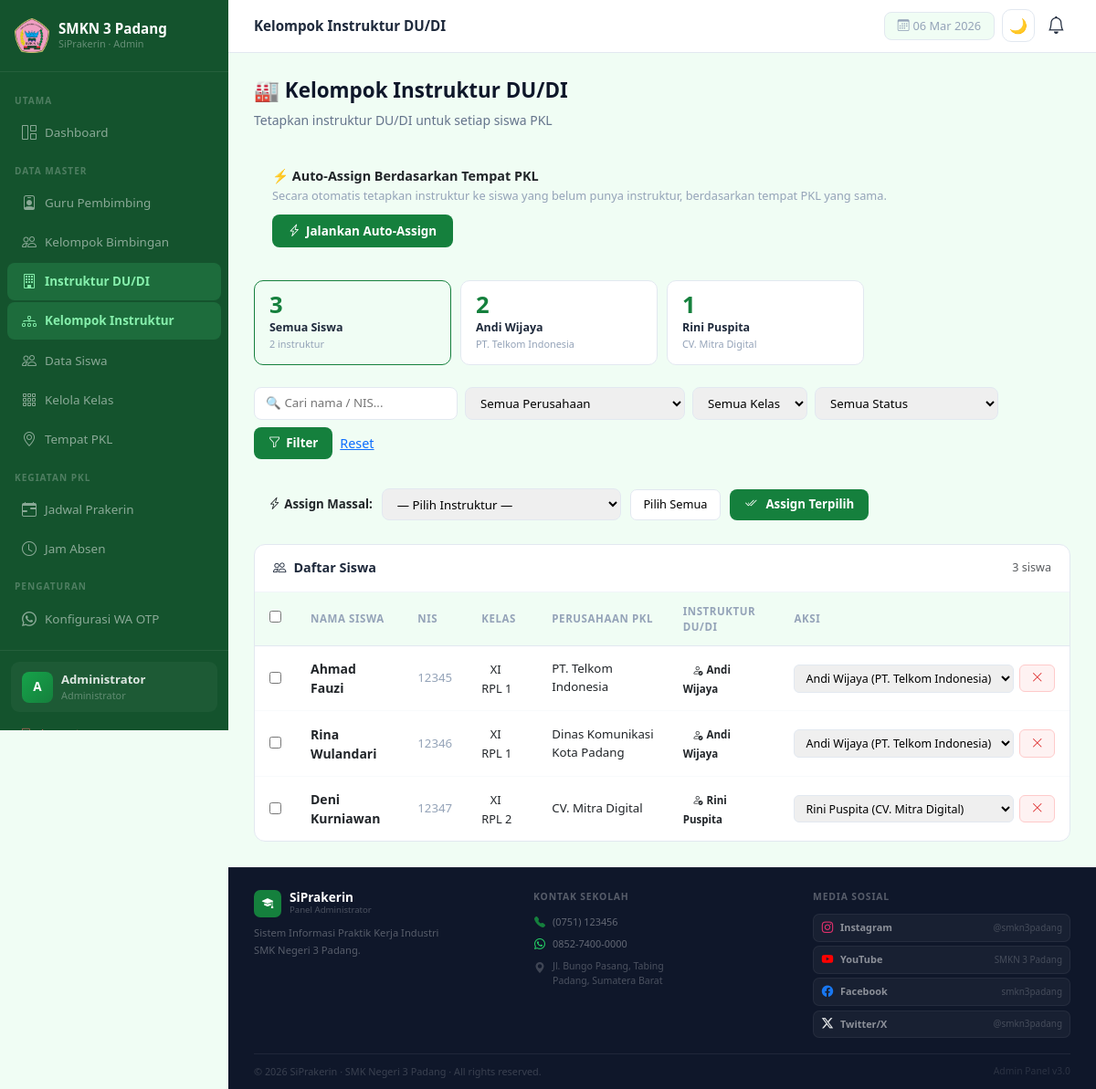
The app's page /admin/instruktur/kelompok_instruktur.php (signed in) with its own data.
### tables this page shows
CREATE TABLE IF NOT EXISTS `instruktur` (
  `id` int(11) NOT NULL AUTO_INCREMENT,
  `user_id` int(11) NOT NULL,
  `tempat_pkl_id` int(11) DEFAULT NULL,
  `jabatan` varchar(100) DEFAULT NULL,
  `no_hp` varchar(20) DEFAULT NULL,
  `alamat` text DEFAULT NULL,
  `jenis_kelamin` enum('pria','wanita') DEFAULT NULL,
  `tempat_lahir` varchar(100) DEFAULT NULL,
  `tanggal_lahir` date DEFAULT NULL,
  PRIMARY KEY (`id`),
  KEY `user_id` (`user_id`),
  KEY `tempat_pkl_id` (`tempat_pkl_id`),
  CONSTRAINT `instruktur_ibfk_1` FOREIGN KEY (`user_id`) REFERENCES `users` (`id`) ON DELETE CASCADE,
  CONSTRAINT `instruktur_ibfk_2` FOREIGN KEY (`tempat_pkl_id`) REFERENCES `tempat_pkl` (`id`) ON DELETE SET NULL
);

CREATE TABLE `users` (
  `id` int(11) NOT NULL AUTO_INCREMENT,
  `nama` varchar(100) NOT NULL,
  `username` varchar(50) NOT NULL,
  `password` varchar(255) NOT NULL,
  `role` enum('admin','siswa','guru') NOT NULL,
  `created_at` timestamp NOT NULL DEFAULT current_timestamp(),
  PRIMARY KEY (`id`),
  UNIQUE KEY `username` (`username`)
);

CREATE TABLE `tempat_pkl` (
  `id` int(11) NOT NULL AUTO_INCREMENT,
  `nama_tempat` varchar(150) NOT NULL,
  `alamat` text DEFAULT NULL,
  `pembimbing_lapangan` varchar(100) DEFAULT NULL,
  `no_hp` varchar(20) DEFAULT NULL,
  `kuota` int(11) DEFAULT 0,
  `created_at` timestamp NOT NULL DEFAULT current_timestamp(),
  PRIMARY KEY (`id`)
);

CREATE TABLE `siswa` (
  `id` int(11) NOT NULL AUTO_INCREMENT,
  `user_id` int(11) NOT NULL,
  `nis` varchar(20) NOT NULL,
  `nisn` varchar(20) DEFAULT NULL,
  `kelas` varchar(20) NOT NULL,
  `jurusan` varchar(50) DEFAULT NULL,
  `guru_id` int(11) DEFAULT NULL,
  `tempat_pkl_id` int(11) DEFAULT NULL,
   
  `jenis_kelamin` enum('pria','wanita') DEFAULT NULL,
  `tempat_lahir` varchar(100) DEFAULT NULL,
  `tanggal_lahir` date DEFAULT NULL,
  `alamat` text DEFAULT NULL,
  `no_hp` varchar(20) DEFAULT NULL,
  `email` varchar(100) DEFAULT NULL,
  `foto` varchar(255) DEFAULT NULL,
   
  `nama_ayah` varchar(100) DEFAULT NULL,
  `alamat_ortu` text DEFAULT NULL,
  `no_hp_ortu` varchar(20) DEFAULT NULL,
  PRIMARY KEY (`id`),
  KEY `user_id` (`user_id`),
  KEY `tempat_pkl_id` (`tempat_pkl_id`),
  KEY `guru_id` (`guru_id`),
  CONSTRAINT `siswa_ibfk_1` FOREIGN KEY (`user_id`)       REFERENCES `users` (`id`)      ON DELETE CASCADE,
  CONSTRAINT `siswa_ibfk_2` FOREIGN KEY (`tempat_pkl_id`) REFERENCES `tempat_pkl` (`id`) ON DELETE SET NULL,
  CONSTRAINT `siswa_ibfk_3` FOREIGN KEY (`guru_id`)       REFERENCES `guru` (`id`)       ON DELETE SET NULL
);

### admin/instruktur/kelompok_instruktur.php (the view, shortened to what this page needs)
<?php
require '../../config/database.php';
$filter_instr  = (int)($_GET['instr_id'] ?? 0);
$filter_tempat = (int)($_GET['tempat_id'] ?? 0);
$q_cari        = trim($_GET['cari'] ?? '');
$instr_list = [];
$res = mysqli_query($conn, "
    SELECT i.id, u.nama, tp.nama_tempat
    FROM instruktur i
    JOIN users u ON u.id = i.user_id
    LEFT JOIN tempat_pkl tp ON tp.id = i.tempat_pkl_id
    ORDER BY u.nama
");
while ($r = mysqli_fetch_assoc($res)) $instr_list[] = $r;
$stat_instr = [];
$res = mysqli_query($conn, "
    SELECT i.id, u.nama, tp.nama_tempat, COUNT(s.id) AS jml_siswa
    FROM instruktur i
    JOIN users u ON u.id = i.user_id
    LEFT JOIN tempat_pkl tp ON tp.id = i.tempat_pkl_id
    LEFT JOIN siswa s ON s.instruktur_id = i.id
    GROUP BY i.id ORDER BY u.nama
");
while ($r = mysqli_fetch_assoc($res)) $stat_instr[$r['id']] = $r;
$where = ["1=1"]; $params = []; $types = '';
$where_sql = implode(' AND ', $where);
$siswa_stmt = mysqli_prepare($conn, "
    SELECT s.id, s.nis, s.kelas,
           u.nama AS nama_siswa,
           tp.nama_tempat,
           ui.nama AS nama_instruktur,
           i.id AS instr_id_val
    FROM siswa s
    JOIN users u ON u.id = s.user_id
    LEFT JOIN tempat_pkl tp ON tp.id = s.tempat_pkl_id
    LEFT JOIN instruktur i ON i.id = s.instruktur_id
    LEFT JOIN users ui ON ui.id = i.user_id
    WHERE $where_sql
    ORDER BY s.kelas, u.nama
");
mysqli_stmt_execute($siswa_stmt);
$rows = mysqli_stmt_get_result($siswa_stmt);
$all_siswa = [];
while ($r = mysqli_fetch_assoc($rows)) $all_siswa[] = $r;
require '../layout/header.php';
?>
<div class="page-header">
  <div>
    <h1>🏭 Kelompok Instruktur DU/DI</h1>
    <p>Tetapkan instruktur DU/DI untuk setiap siswa PKL</p>
  </div>
</div>
<div class="auto-banner">
  <div>
    <div style="font-weight:700;font-size:.9rem;">⚡ Auto-Assign Berdasarkan Tempat PKL</div>
    <div style="font-size:.8rem;color:var(--muted);margin-top:2px;">
      Secara otomatis tetapkan instruktur ke siswa yang belum punya instruktur, berdasarkan tempat PKL yang sama.
    </div>
  </div>
  <form method="POST">
    <button type="submit" class="btn-primary-custom"
            onclick="return confirm('Auto-assign instruktur ke semua siswa yang belum ditetapkan?')">
      <i class="bi bi-lightning-charge"></i> Jalankan Auto-Assign
    </button>
  </form>
</div>
<div class="stat-instr-grid">
  <a href="kelompok_instruktur.php" class="stat-instr-card <?= !$filter_instr ? 'active' : '' ?>">
    <div class="sic-num"><?= array_sum(array_column($stat_instr, 'jml_siswa')) ?></div>
    <div class="sic-name">Semua Siswa</div>
    <div class="sic-sub"><?= count($stat_instr) ?> instruktur</div>
  </a>
  <?php foreach ($stat_instr as $si): ?>
  <a href="kelompok_instruktur.php?instr_id=<?= $si['id'] ?><?= $filter_tempat?"&tempat_id=$filter_tempat":'' ?>"
     class="stat-instr-card <?= $filter_instr===$si['id']?'active':'' ?>">
    <div class="sic-num"><?= $si['jml_siswa'] ?></div>
    <div class="sic-name" title="<?= htmlspecialchars($si['nama']) ?>"><?= htmlspecialchars($si['nama']) ?></div>
    <div class="sic-sub"><?= htmlspecialchars($si['nama_tempat'] ?? '-') ?></div>
  </a>
  <?php endforeach; ?>
</div>
<form method="GET" class="filter-bar">
  <input type="text" name="cari" value="<?= htmlspecialchars($q_cari) ?>" placeholder="🔍 Cari nama / NIS...">
  <select name="tempat_id">
    <option value="">Semua Perusahaan</option>
  </select>
  <select name="kelas">
    <option value="">Semua Kelas</option>
  </select>
  <select name="status">
    <option value="">Semua Status</option>
  </select>
  <button type="submit" class="btn-primary-custom" style="padding:.48rem 1rem;font-size:.83rem;">
    <i class="bi bi-funnel"></i> Filter
  </button>
  <a href="kelompok_instruktur.php" class="btn-ghost-si">Reset</a>
</form>
<?php if (count($all_siswa) > 0 && $instr_list): ?>
<form method="POST" id="formMassal">
  <div style="display:flex;gap:10px;align-items:center;flex-wrap:wrap;margin-bottom:.85rem;padding:.75rem 1rem;background:var(--green-50);border-radius:10px;border:1px solid var(--green-200);">
    <span style="font-size:.83rem;font-weight:700;color:var(--green-800);">
      <i class="bi bi-lightning-charge me-1"></i>Assign Massal:
    </span>
    <select name="instr_massal" style="font-size:.83rem;padding:.4rem .75rem;border:1.5px solid var(--border);border-radius:8px;" required>
      <option value="">— Pilih Instruktur —</option>
    </select>
    <button type="button" onclick="selectAll()" style="background:#fff;border:1px solid var(--border);padding:.4rem .85rem;border-radius:7px;font-size:.8rem;cursor:pointer;">Pilih Semua</button>
    <button type="submit" class="btn-primary-custom" style="padding:.45rem 1rem;font-size:.83rem;"
            onclick="return confirm('Assign siswa terpilih ke instruktur ini?')">
      <i class="bi bi-check2-all me-1"></i>Assign Terpilih
    </button>
  </div>
<?php endif; ?>
<div class="table-card">
  <div class="table-card-header">
    <h5><i class="bi bi-people me-2"></i>Daftar Siswa
    </h5>
    <small class="text-muted"><?= count($all_siswa) ?> siswa</small>
  </div>
  <?php if (empty($all_siswa)): ?>
  <div class="empty-state"><i class="bi bi-people"></i><p>Tidak ada siswa ditemukan.</p></div>
  <?php else: ?>
  <div style="overflow-x:auto;">
  <table class="tbl">
    <thead><tr>
      <th style="width:36px;"><input type="checkbox" id="chkAll" onchange="toggleAll(this)" style="accent-color:var(--primary);"></th>
      <th>Nama Siswa</th>
      <th>NIS</th>
      <th>Kelas</th>
      <th>Perusahaan PKL</th>
      <th>Instruktur DU/DI</th>
      <th>Aksi</th>
    </tr></thead>
    <tbody>
    <?php foreach ($all_siswa as $s): ?>
    <tr>
      <td><input type="checkbox" name="siswa_ids[]" value="<?= $s['id'] ?>" class="chk-siswa" style="accent-color:var(--primary);" onchange="updateCount()"></td>
      <td><strong><?= htmlspecialchars($s['nama_siswa']) ?></strong></td>
      <td style="color:var(--muted);font-size:.83rem;"><?= htmlspecialchars($s['nis']) ?></td>
      <td><span style="font-size:.8rem;background:var(--green-50);color:var(--green-700);padding:.2rem .6rem;border-radius:20px;"><?= htmlspecialchars($s['kelas']) ?></span></td>
      <td style="font-size:.83rem;"><?= htmlspecialchars($s['nama_tempat'] ?? '—') ?></td>
      <td>
        <?php if ($s['nama_instruktur']): ?>
          <span class="badge-assigned"><i class="bi bi-person-check me-1"></i><?= htmlspecialchars($s['nama_instruktur']) ?></span>
        <?php else: ?>
          <span class="badge-unassigned"><i class="bi bi-person-x me-1"></i>Belum Ada</span>
        <?php endif; ?>
      </td>
      <td>
        <div style="display:flex;gap:6px;align-items:center;">
          <form method="POST" style="display:inline-flex;gap:5px;align-items:center;">
            <select name="instr_id" class="tbl-sel" onchange="this.form.submit()" title="Tetapkan instruktur">
              <?php foreach ($instr_list as $il): ?>
              <option value="<?= $il['id'] ?>" <?= $s['instr_id_val']==$il['id']?'selected':''?>>
                <?= htmlspecialchars($il['nama']) ?> <?= $il['nama_tempat']?"({$il['nama_tempat']})":'' ?>
              </option>
              <?php endforeach; ?>
            </select>
          </form>
          <?php if ($s['instr_id_val']): ?>
          <form method="POST" style="display:inline;">
            <button type="submit" class="btn-danger-sm" title="Lepas dari instruktur"
                    onclick="return confirm('Lepas siswa ini dari instruktur?')">
              <i class="bi bi-x-lg"></i>
            </button>
          </form>
          <?php endif; ?>
        </div>
      </td>
    </tr>
    <?php endforeach; ?>
    </tbody>
  </table>
  </div>
  <?php endif; ?>
</div>
<?php if (count($all_siswa) > 0 && $instr_list): ?>
</form>
<?php endif; ?>
<?php require '../layout/footer.php'; ?>

### admin/layout/header.php (style rules this page uses)
:root { --primary: #15803d; --sidebar-bg: #14532d; --sidebar-w: 250px; --topbar-h: 58px; }
body { background: #f0fdf4; font-size: 0.9rem; }
.page-header { margin-bottom: 1.5rem; }
.page-header h1 { font-size: 1.4rem; font-weight: 800; color: #0f172a; }
.page-header p { color: #64748b; font-size: .875rem; margin-top: 3px; }
.table-card { background: #fff; border-radius: 12px; border: 1px solid #e2e8f0; overflow: hidden; }
.table-card-header { padding: 1rem 1.25rem; border-bottom: 1px solid #f1f5f9; display: flex; justify-content: space-between; align-items: center; flex-wrap: wrap; gap: 8px; }
.table-card-header h5 { font-weight: 700; font-size: .9rem; margin: 0; color: #1e293b; }
.tbl { width: 100%; border-collapse: collapse; }
.tbl thead th { background: #f0fdf4; padding: .75rem 1rem; text-align: left; font-size: .72rem; font-weight: 700; color: #94a3b8; letter-spacing: .05em; text-transform: uppercase; border-bottom: 1px solid #e2e8f0; }
.tbl tbody td { padding: .875rem 1rem; border-bottom: 1px solid #f8fafc; vertical-align: middle; font-size: .875rem; }
.tbl tbody tr:last-child td { border-bottom: none; }
.btn-primary-custom { background: #15803d; color: #fff; border: none; padding: .5rem 1.1rem; border-radius: 8px; font-weight: 600; font-size: .84rem; display: inline-flex; align-items: center; gap: 6px; text-decoration: none; transition: .18s; cursor: pointer; }
.btn-danger-sm { background: #fef2f2; color: #dc2626; border: 1px solid #fecaca; padding: .3rem .75rem; border-radius: 6px; font-size: .78rem; font-weight: 600; text-decoration: none; display: inline-flex; align-items: center; gap: 4px; transition: .15s; }
:root { --primary: #15803d; --primary-dark: #166534; --text-main: #1e293b; --text-muted: #64748b; --border: #e2e8f0; --bg-body: #f0fdf4; --surface: #ffffff; --radius: 12px; --muted: #94a3b8; --text: #1e293b; --accent: #15803d; --r: 12px; }

### admin/instruktur/kelompok_instruktur.php (style rules this page uses)
.stat-instr-grid { display:grid;grid-template-columns:repeat(auto-fill,minmax(175px,1fr));gap:10px;margin-bottom:1.5rem; }
.stat-instr-card { background:#fff;border:1px solid var(--border);border-radius:10px;padding:.85rem 1rem;cursor:pointer;transition:.15s;text-decoration:none;display:block; }
.stat-instr-card.active { border-color:var(--primary);background:var(--green-50); }
.sic-num { font-size:1.6rem;font-weight:800;color:var(--primary);line-height:1; }
.sic-name { font-size:.78rem;color:var(--text);font-weight:600;margin-top:3px;white-space:nowrap;overflow:hidden;text-overflow:ellipsis; }
.sic-sub { font-size:.68rem;color:var(--muted); }
.badge-assigned { background:var(--green-50);color:var(--green-700);border:1px solid var(--green-200);padding:.2rem .65rem;border-radius:20px;font-size:.72rem;font-weight:600; }
.filter-bar { display:flex;gap:8px;flex-wrap:wrap;align-items:center;margin-bottom:1.25rem; }
.filter-bar select,.filter-bar input { font-size:.83rem;padding:.45rem .75rem;border:1.5px solid var(--border);border-radius:8px;outline:none;font-family:inherit; }
.tbl-sel { font-size:.78rem;padding:.3rem .5rem;border:1px solid var(--border);border-radius:6px;font-family:inherit; }
.auto-banner { background:linear-gradient(135deg,var(--green-50),#fff);border:1px solid var(--green-200);border-radius:12px;padding:1rem 1.25rem;margin-bottom:1.25rem;display:flex;align-items:center;justify-content:space-between;flex-wrap:wrap;gap:10px; }

### records on screen
instruktur: jml_siswa "2", user.nama "Andi Wijaya", tempat_pkl.nama_tempat "PT. Telkom Indonesia"
instruktur: jml_siswa "1", user.nama "Rini Puspita", tempat_pkl.nama_tempat "CV. Mitra Digital"
siswa: user.nama "Ahmad Fauzi", nis "12345", kelas "XI RPL 1", tempat_pkl.nama_tempat "PT. Telkom Indonesia", users.nama "Andi Wijaya"
siswa: user.nama "Rina Wulandari", nis "12346", kelas "XI RPL 1", tempat_pkl.nama_tempat "Dinas Komunikasi Kota Padang", users.nama "Andi Wijaya"
siswa: user.nama "Deni Kurniawan", nis "12347", kelas "XI RPL 2", tempat_pkl.nama_tempat "CV. Mitra Digital", users.nama "Rini Puspita"

### other values on screen
substr($_SESSION['nama']??'A',0,1) "A"
substr($_SESSION['nama']??'Admin',0,16) "Administrator"
$page_title "Kelompok Instruktur DU/DI"
array_sum(array_column($stat_instr, 'jml_siswa')) "3"
count($stat_instr) "2"
count($all_siswa) "3"
$nm "Instagram"
$hndl "@smkn3padang"
$nm "YouTube"
$hndl "SMKN 3 Padang"
$nm "Facebook"
$hndl "smkn3padang"
$nm "Twitter/X"
form field instr_id "Andi Wijaya (PT. Telkom Indonesia)"
form field instr_id "Rini Puspita (CV. Mitra Digital)"
